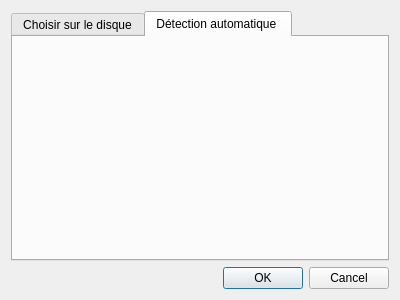
<?xml version="1.0" encoding="UTF-8"?>
<ui version="4.0">
 <class>XmlFileChoice</class>
 <widget class="QDialog" name="XmlFileChoice">
  <property name="geometry">
   <rect>
    <x>0</x>
    <y>0</y>
    <width>400</width>
    <height>300</height>
   </rect>
  </property>
  <property name="windowTitle">
   <string>Dialog</string>
  </property>
  <layout class="QVBoxLayout" name="verticalLayout">
   <item>
    <widget class="QTabWidget" name="tabWidget">
     <property name="currentIndex">
      <number>1</number>
     </property>
     <widget class="QWidget" name="directChoiceTab">
      <attribute name="title">
       <string>Choisir sur le disque</string>
      </attribute>
      <layout class="QHBoxLayout" name="horizontalLayout"/>
     </widget>
     <widget class="QWidget" name="autoChoiceTab">
      <attribute name="title">
       <string>Détection automatique </string>
      </attribute>
      <layout class="QVBoxLayout" name="verticalLayout_2">
       <item>
        <layout class="QVBoxLayout" name="autoChoiceLayout"/>
       </item>
      </layout>
     </widget>
    </widget>
   </item>
   <item>
    <widget class="QDialogButtonBox" name="buttonBox">
     <property name="orientation">
      <enum>Qt::Horizontal</enum>
     </property>
     <property name="standardButtons">
      <set>QDialogButtonBox::Cancel|QDialogButtonBox::Ok</set>
     </property>
    </widget>
   </item>
  </layout>
 </widget>
 <resources/>
 <connections>
  <connection>
   <sender>buttonBox</sender>
   <signal>accepted()</signal>
   <receiver>XmlFileChoice</receiver>
   <slot>accept()</slot>
   <hints>
    <hint type="sourcelabel">
     <x>248</x>
     <y>254</y>
    </hint>
    <hint type="destinationlabel">
     <x>157</x>
     <y>274</y>
    </hint>
   </hints>
  </connection>
  <connection>
   <sender>buttonBox</sender>
   <signal>rejected()</signal>
   <receiver>XmlFileChoice</receiver>
   <slot>reject()</slot>
   <hints>
    <hint type="sourcelabel">
     <x>316</x>
     <y>260</y>
    </hint>
    <hint type="destinationlabel">
     <x>286</x>
     <y>274</y>
    </hint>
   </hints>
  </connection>
 </connections>
</ui>
